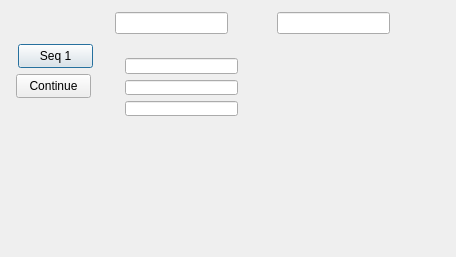
<?xml version="1.0" encoding="UTF-8"?>
<ui version="4.0">
 <class>xTestSeqDlgClass</class>
 <widget class="QDialog" name="xTestSeqDlgClass">
  <property name="geometry">
   <rect>
    <x>0</x>
    <y>0</y>
    <width>456</width>
    <height>257</height>
   </rect>
  </property>
  <property name="windowTitle">
   <string>xTestSeqDlg</string>
  </property>
  <widget class="QPushButton" name="btnSeq1">
   <property name="geometry">
    <rect>
     <x>18</x>
     <y>44</y>
     <width>75</width>
     <height>24</height>
    </rect>
   </property>
   <property name="text">
    <string>Seq 1</string>
   </property>
  </widget>
  <widget class="QLineEdit" name="txtMainThreadID">
   <property name="geometry">
    <rect>
     <x>115</x>
     <y>12</y>
     <width>113</width>
     <height>22</height>
    </rect>
   </property>
  </widget>
  <widget class="QLineEdit" name="txtWorkerThreadID">
   <property name="geometry">
    <rect>
     <x>277</x>
     <y>12</y>
     <width>113</width>
     <height>22</height>
    </rect>
   </property>
  </widget>
  <widget class="QWidget" name="layoutWidget">
   <property name="geometry">
    <rect>
     <x>114</x>
     <y>47</y>
     <width>135</width>
     <height>80</height>
    </rect>
   </property>
   <layout class="QVBoxLayout" name="verticalLayout">
    <item>
     <widget class="QLineEdit" name="txtMessage1"/>
    </item>
    <item>
     <widget class="QLineEdit" name="txtMessage2"/>
    </item>
    <item>
     <widget class="QLineEdit" name="txtMessage3"/>
    </item>
   </layout>
  </widget>
  <widget class="QPushButton" name="btnSeqContinue">
   <property name="geometry">
    <rect>
     <x>16</x>
     <y>74</y>
     <width>75</width>
     <height>24</height>
    </rect>
   </property>
   <property name="text">
    <string>Continue</string>
   </property>
  </widget>
 </widget>
 <layoutdefault spacing="6" margin="11"/>
 <resources/>
 <connections/>
</ui>
